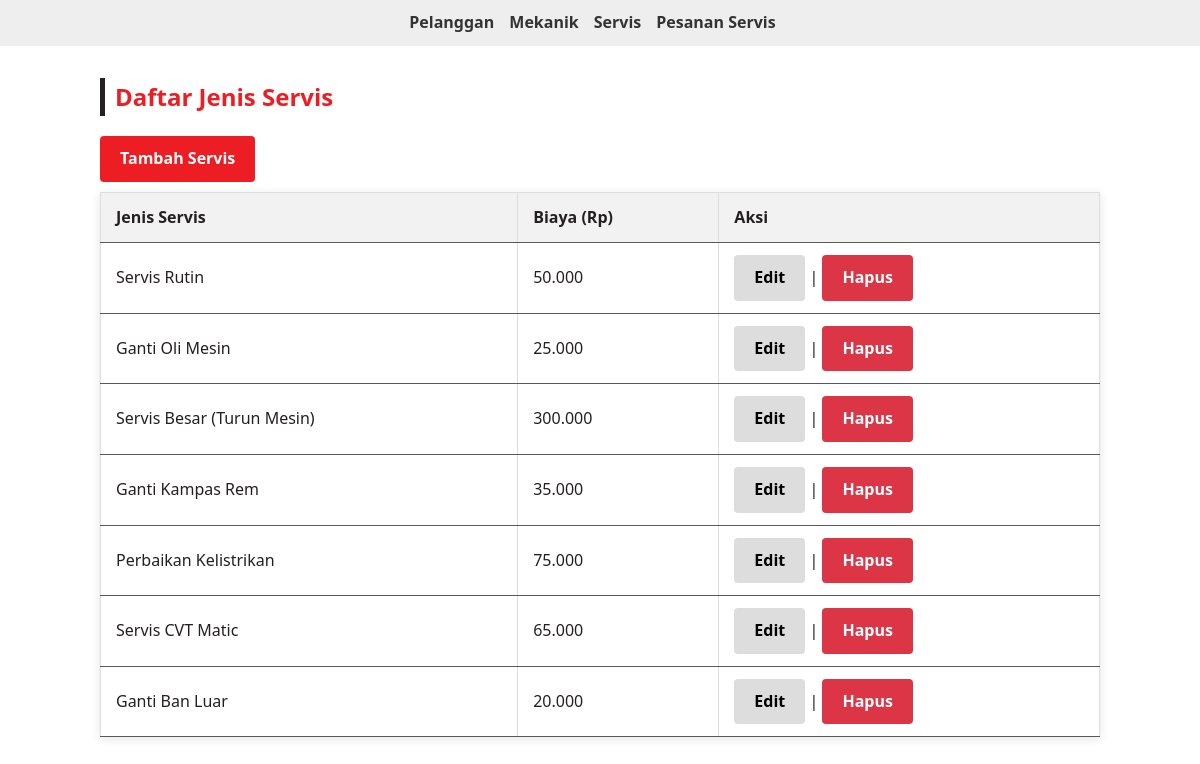
The app's page /index.php?entity=servis&action=list with its own data.
### tables this page shows
CREATE TABLE `servis` (
  `id` int(11) NOT NULL,
  `jenis_servis` varchar(100) NOT NULL,
  `biaya` int(11) NOT NULL
);

### models/Servis.php (called while the page is built, shortened)
<?php
require_once "config/Database.php";
class Servis
{
    private $conn;
    private $table = "servis";
    public function __construct() {
        $database = new Database();
        $this->conn = $database->getConnection();
    }
    public function getAll() {
        $query = "SELECT * FROM " . $this->table;
        $stmt = $this->conn->prepare($query);
        $stmt->execute();
        return $stmt->fetchAll(PDO::FETCH_ASSOC);
    }
}

### config/Database.php (called while the page is built, shortened)
<?php
class Database
{
    private $host = "localhost";
    private $database = "bengkel_azul";
    private $username = "root";
    private $password = "";
    public function getConnection()
    {
        $this->conn = null;
        try {
            $this->conn = new PDO("mysql:host=" . $this->host . ";dbname=" . $this->database, $this->username, $this->password);
            $this->conn->setAttribute(PDO::ATTR_ERRMODE, PDO::ERRMODE_EXCEPTION);
        } catch (PDOException $exception) {
            echo "Connection error: " . $exception->getMessage();
        }
        return $this->conn;
    }
}

### viewmodels/ServisViewModel.php (called while the page is built, shortened)
<?php
require_once 'models/Servis.php';
class ServisViewModel
{
    private $servisModel;
    public function __construct() {
        $this->servisModel = new Servis();
    }
    public function getServisList() {
        return $this->servisModel->getAll();
    }
}

### views/servis_list.php (the view)
<?php require_once 'views/template/header.php'; ?>
<h2 class="mt-4">Daftar Jenis Servis</h2>
<a href="index.php?entity=servis&action=add" class="btn btn-primary">Tambah Servis</a>
<table class="w-full border">
    <tr>
        <th>Jenis Servis</th>
        <th>Biaya (Rp)</th>
        <th>Aksi</th>
    </tr>
    <?php foreach ($servisList as $servis): ?>
        <tr>
            <td><?php echo htmlspecialchars($servis['jenis_servis']); ?></td>
            <td><?php echo number_format($servis['biaya'], 0, ',', '.'); ?></td>
            <td>
                <a href="index.php?entity=servis&action=edit&id=<?php echo $servis['id']; ?>" class="btn">Edit</a>
                |
                <a href="index.php?entity=servis&action=delete&id=<?php echo $servis['id']; ?>" class="btn btn-danger" onclick="return confirm('Yakin hapus servis ini?');">Hapus</a>
            </td>
        </tr>
    <?php endforeach; ?>
</table>
<?php require_once 'views/template/footer.php'; ?>

### assets/style.css (style rules this page uses)
:root { --bg-white: #ffffff; --primary-red: #ed1d24; --dark-black: #241f21; --mid-gray: #57595b; --light-gray: #f4f4f4; }
body { background-color: var(--bg-white); color: var(--dark-black); font-family: 'Segoe UI', Tahoma, Geneva, Verdana, sans-serif; margin: 0; padding: 0; line-height: 1.6; }
h2 { color: var(--primary-red); border-left: 5px solid var(--dark-black); padding-left: 10px; margin-bottom: 20px; }
table { width: 100%; border-collapse: collapse; margin-top: 10px; box-shadow: 0 2px 10px rgba(0,0,0,0.1); }
th, td { padding: 12px 15px; border-bottom: 1px solid var(--mid-gray); }
tbody tr { background-color: var(--bg-white); }
td { color: var(--dark-black); }
.btn { display: inline-block; padding: 10px 20px; border: none; border-radius: 4px; cursor: pointer; font-weight: bold; text-decoration: none; transition: 0.3s; }
.btn-primary { background-color: var(--primary-red); color: var(--bg-white); }

### views/template/header.php (style rules this page uses)
body { font-family: sans-serif; padding: 20px; }
table { border-collapse: collapse; width: 100%; margin-top: 10px; }
th, td { border: 1px solid #ddd; padding: 8px; text-align: left; }
th { background-color: #f2f2f2; }
.btn { padding: 5px 10px; text-decoration: none; background: #ddd; color: black; border-radius: 4px; }
.btn-primary { background: #007bff; color: white; }
.btn-danger { background: #dc3545; color: white; }

### records on screen
servis: jenis_servis "Servis Rutin", biaya "50.000"
servis: jenis_servis "Ganti Oli Mesin", biaya "25.000"
servis: jenis_servis "Servis Besar (Turun Mesin)", biaya "300.000"
servis: jenis_servis "Ganti Kampas Rem", biaya "35.000"
servis: jenis_servis "Perbaikan Kelistrikan", biaya "75.000"
servis: jenis_servis "Servis CVT Matic", biaya "65.000"
servis: jenis_servis "Ganti Ban Luar", biaya "20.000"
